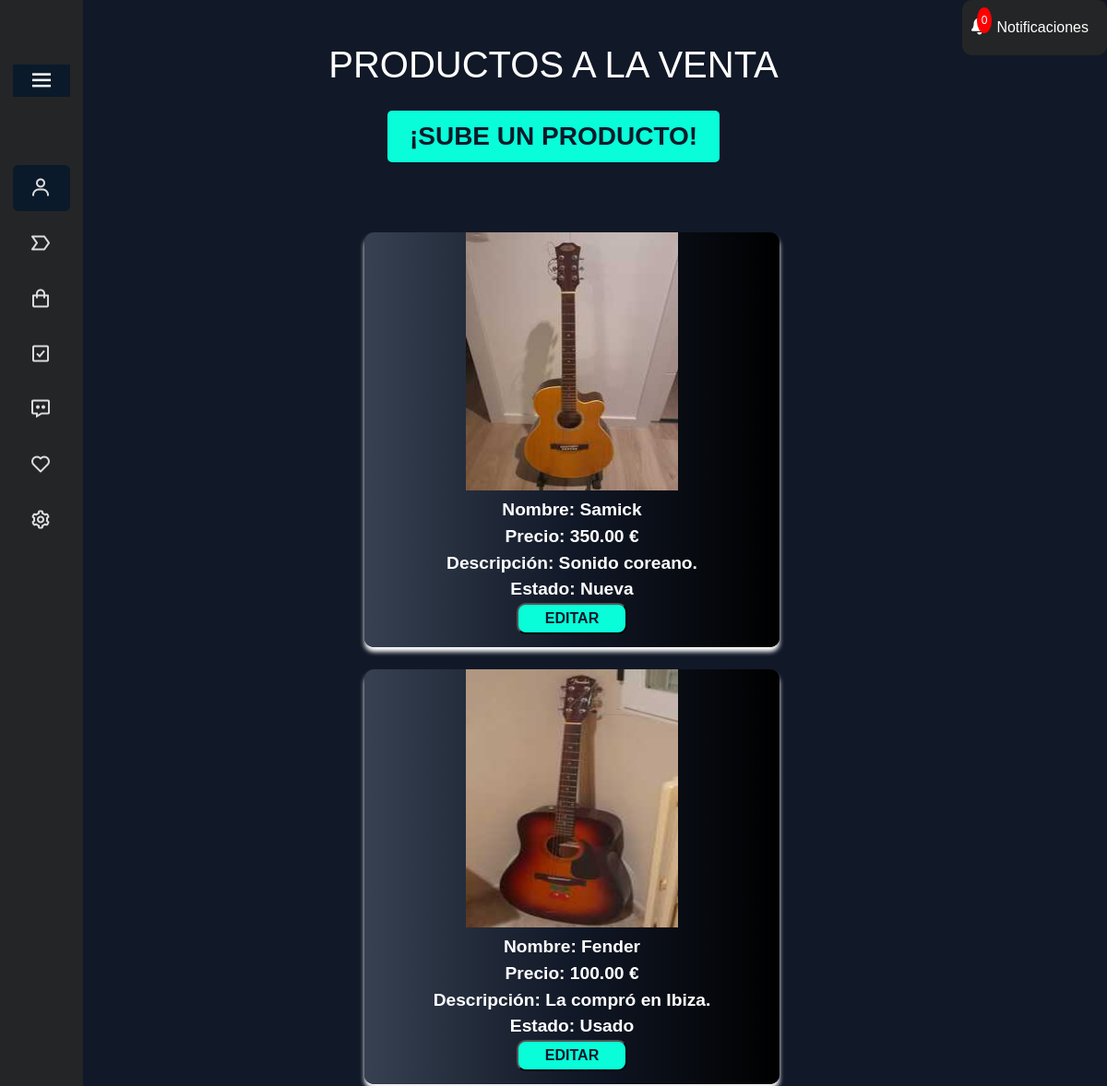
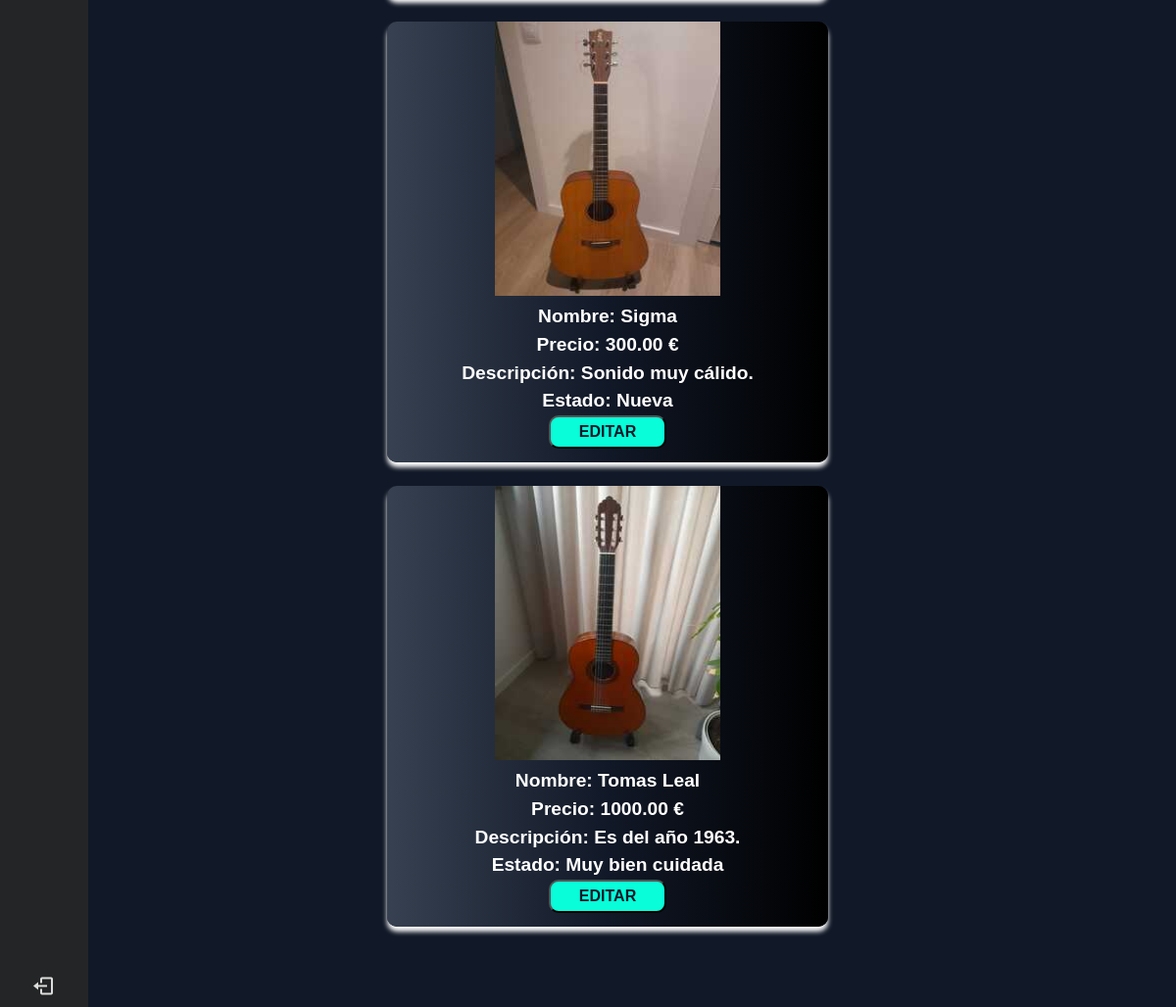
Screenshot of /index.php?controlador=usuarios&action=userEnVenta (signed in) with the database file from the repository (2 pictures, top to bottom).
### tables this page shows
CREATE TABLE `instrumentos` (
  `id_instrumento` int(11) NOT NULL,
  `id_categoria` int(11) NOT NULL,
  `id_usuario` int(11) NOT NULL,
  `nombre_instrumento` varchar(50) NOT NULL,
  `marca_instrumento` varchar(50) DEFAULT NULL,
  `modelo_instrumento` varchar(50) DEFAULT NULL,
  `descripcion_instrumento` varchar(200) DEFAULT NULL,
  `estado_instrumento` varchar(50) DEFAULT NULL,
  `precio_instrumento` decimal(10,2) NOT NULL,
  `imagenes_instrumento` varchar(200) DEFAULT NULL,
  `fecha_publicacion_instrumento` timestamp NOT NULL DEFAULT current_timestamp(),
  `disponible` enum('0','1') NOT NULL DEFAULT '0'
);

### modelo/conectar.php (called while the page is built)
<?php
class Conectar {
    public static function conexion() {
        try {
            $conexion = new mysqli( '127.0.0.1:3307', 'root', '', 'guitarralandia' );
        } catch( Exception $e ) {
            die( 'Error: '.$e -> getMessage() );
        }
        return $conexion;
    }
}
?>

### controlador/menu_controlador.php (called while the page is built, shortened)
<?php
function usuarioNavbar() {
    require_once('modelo/usuarios_modelo.php');
    $datosUsuario = new Usuarios_modelo();
    $int_user = intval($_SESSION['user']);
    return $array_userName = $datosUsuario->obtener_usuario($int_user);
}

### modelo/usuarios_modelo.php (called while the page is built, shortened)
<?php
class Usuarios_modelo {
    private $db;
    public function __construct() {
        require_once( 'conectar.php' );
        $this->db = Conectar::conexion();
    }
    public function obtener_usuario($id) {
        $sql = "SELECT * FROM usuarios WHERE id_usuario = $id";
        $consulta = $this->db->query($sql);
        $datos = array();
        while ($registro = $consulta->fetch_assoc()) {
            $datos[] = $registro;
        }
        return $datos;
    }
}

### modelo/productos_modelo.php (called while the page is built, shortened)
<?php
class Productos_modelo {
    private $db;
    private $datos_userVenta;
    public function __construct() {
        require_once( 'modelo/conectar.php' );
        $this->db = Conectar::conexion();
    }
    public function get_user_enVenta($int_user) {
        $sql = "SELECT * FROM `instrumentos` WHERE id_usuario = $int_user AND disponible = 1 ORDER BY fecha_publicacion_instrumento DESC";
        $consulta = $this->db->query( $sql );
        while ( $registro = $consulta->fetch_assoc() ) {
            $this->datos_userVenta[] = $registro;
        }
        return $this->datos_userVenta;
    }
}
?>

### vista/usuarios_vista.php (the view, shortened to what this page needs)
<?php
if (isset($_SESSION['user'])) {
    include 'menu_vista.php';
?>
    <main>
        <?php
        if (isset($array_productosVenta)) {
            echo '<h1 class="title">PRODUCTOS A LA VENTA</h1>';
            echo '<div class="subir__producto">';
            echo '<button>';
            echo '<a href="index.php?controlador=producto&vista=formulario">¡SUBE UN PRODUCTO!</a>';
            echo '</button>';
            echo '</div>';
            echo '<div class="container__venta">';
            if (empty($array_productosVenta)) {
                echo '<p>No tienes productos a la venta en este momento.</p>';
            } else {
                foreach ($array_productosVenta as $value) {
                    if (is_array($value)) {
                        echo '<div class="card__venta">';
                        $imagenesArray = json_decode($value['imagenes_instrumento']);
                        if (is_array($imagenesArray)) {
                            echo '<img src="img/' . $imagenesArray[0] . '" alt="' . $imagenesArray[0] . '" />';
                        } else {
                            echo '<img src="img/' . $value['imagenes_instrumento'] . '" alt="' . $value['imagenes_instrumento'] . '" />';
                        }
                        echo '<h2>Nombre: ' . $value['nombre_instrumento'] . '</h2>';
                        echo '<h2>Precio: ' . $value['precio_instrumento'] . ' €</h2>';
                        echo '<h3>Descripción: ' . $value['descripcion_instrumento'] . '</h3>';
                        echo '<h3>Estado: ' . $value['estado_instrumento'] . '</h3>';
                        echo '<form id="form_' . $value['id_instrumento'] . '" action="" method="POST">';
                        echo '<a href="#" onclick="editarProducto(' . $value['id_instrumento'] . ');"><button type="button">EDITAR</button></a>';
                        echo '</form>';
                        echo '</div>';
                    }
                }
            }
            echo '</div>';
        }
        ?>
    </main>
    </div>
<?php
}
?>

### index.php (shortened to what this page needs)
<!DOCTYPE html>
<html lang="es">
<head>
    <link rel="stylesheet" type="text/css" href="css/style.css" media="screen" />
    <link href='https://unpkg.com/boxicons@2.1.4/css/boxicons.min.css' rel='stylesheet'>
    <link rel="stylesheet" href="https://cdnjs.cloudflare.com/ajax/libs/font-awesome/5.15.3/css/all.min.css">
</head>
<body>
<?php
require_once("controlador/front_controlador.php");
?>
</body>
</html>

### controlador/front_controlador.php (shortened to what this page needs)
<?php
$controller = DEFAULT_CONTROLLER;
if ( !empty ( $_GET[ 'controlador' ] ) ) $controller = $_GET [ 'controlador' ];
$action = DEFAULT_ACTION;
if ( !empty ( $_GET [ 'action' ] ) ) $action = $_GET [ 'action' ];
$controller = CONTROLLERS_FOLDER . $controller . '_controlador.php';
try
{
    if ( is_file ( $controller ) ) require_once ( $controller );
    else
    throw new Exception ( 'El controlador no existe - 404 not found' );
    if ( is_callable ( $action ) ) $action();
    else
    throw new Exception ( 'La accion no existe - 404 not found' );
}
catch ( Exception $e ) {
}
?>

### controlador/usuarios_controlador.php (shortened to what this page needs)
<?php
require_once('modelo/usuarios_modelo.php');
$controlador = isset($_GET['controlador']) ? $_GET['controlador'] : 'usuarios';
$action = isset($_GET['action']) ? $_GET['action'] : 'userDatos';
isset($_SESSION['user']) ? $int_user = intval($_SESSION['user']): $int_user = null;
switch ($controlador) {
    case 'usuarios':
        switch ($action) {
            case 'userEnVenta':
                require_once('modelo/productos_modelo.php');
                $productosVenta = new Productos_modelo();
                $array_productosVenta = $productosVenta->get_user_enVenta($int_user);
                require_once('vista/usuarios_vista.php');
                break;
        }
        break;
}
require_once('vista/usuarios_vista.php');

### vista/menu_vista.php (shortened to what this page needs)
<?php
require_once('controlador/menu_controlador.php');
if (isset($_SESSION['user'])) {
    $array_username = usuarioNavbar();
    $username = $array_username[0]['nombre'];
    $esAdmin = $array_username[0]['admin'];
    if ($esAdmin == 1) {
?>
        <nav class='sidebar close'>
            <header>
                <div class='text logo'>
                    <a href='index.php'>
                        <span class='name'>Guitarralandia</span>
                    </a>
                    <span class='subname'>Your dream world</span>
                </div>
                <i class='bx bx-menu toggle'></i>
            </header>
            <div class='menu-bar'>
                <div class='menuL'>
                    <li class='search-box' class='nav-link'>
                        <a href='index.php?controlador=usuarios&action=userDatos' id='username-link'>
                            <i class='bx bx-user icon' title="Usuario: <?php echo $username ?>"></i>
                            <span class='text nav-text'><?php echo $username ?></span>
                        </a>
                    </li>
                    <ul class='menu-links'>
                        <li class='nav-link'>
                            <a href='index.php'>
                                <i class='bx bx-home icon' title='Principal🏠'></i>
                                <span class='text nav-text'>Home</span>
                            </a>
                        </li>
                        <ul class='menu-links'>
                            <li class='nav-link'>
                                <a href='index.php?controlador=usuarios&action=userEnVenta'>
                                    <i class='bx bx-label icon' title='Producto en venta🛒' id="enVenta"></i>
                                    <span class='text nav-text'>En venta</span>
                                </a>
                            </li>
                            <li class='nav-link'>
                                <a href='index.php?controlador=usuarios&action=userComprados'>
                                    <i class='bx bx-shopping-bag icon' title="Compras realizadas🛍️"></i>
                                    <span class='text nav-text'>Comprados</span>
                                </a>
                            </li>
                            <li class='nav-link'>
                                <a href='index.php?controlador=usuarios&action=userVendidos'>
                                    <i class='bx bx-check-square icon' title="Productos vendidos🤝"></i>
                                    <span class='text nav-text'>Vendidos</span>
                                </a>
                            </li>
                            <li class='nav-link'>
                                <a href='index.php?controlador=usuarios&action=userChats'>
                                    <i class='bx bx-message-dots icon' title="Chat usuarios📨"></i>
                                    <span class='text nav-text'>Mensajes</span>
                                </a>
                            </li>
                            <li class='nav-link'>
                                <a href='index.php?controlador=usuarios&action=userFavoritos'>
                                    <i class='bx bx-heart icon' title="Productos favoritos💓"></i>
                                    <span class='text nav-text'>Favoritos</span>
                                </a>
                            </li>
                            <li class='nav-link'>
                                <a href='index.php?controlador=usuarios&action=userAjustes'>
                                    <i class='bx bx-cog icon' title="Ajustes⚙️"></i>
                                    <span class='text nav-text'>Ajustes</span>
                                </a>
                            </li>
                        </ul>
                </div>
                <div class='bottom-content'>
                    <li class=''>
                        <a href='index.php?controlador=principal&action=desconectar'>
                            <i class='bx bx-log-out icon' title="Desconectar📴"></i>
                            <span class='text nav-text'>Salir</span>
                        </a>
                    </li>
                </div>
            </div>
        </nav>
        <div class='nav-dch'>
            <a href='index.php?controlador=admin'>ADMINISTRAR</a>
            <div class='notification-icon'>
                <span class='badge'>
                    <?php
                    echo is_array($notificaciones) || $notificaciones instanceof Countable ? count($notificaciones) : 0;
                    ?></span>
                <i class='fa fa-bell'></i>
            </div>
            <a href='#'>Notificaciones</a>
        </div>
    <?php
    } else {
    ?>
        <nav class='sidebar close'>
            <header>
                <i class='bx bx-menu toggle'></i>
            </header>
            <div class='menu-bar'>
                <div class='menuL'>
                    <li class='search-box' class='nav-link'>
                        <a href='index.php?controlador=usuarios&action=userDatos' id='username-link'>
                            <i class='bx bx-user icon' title="Usuario🧑‍💻"></i>
                        </a>
                    </li>
                    <ul class='menu-links'>
                        <li class='nav-link'>
                            <a href='index.php?controlador=usuarios&action=userEnVenta'>
                                <i class='bx bx-label icon' id="enVenta"></i>
                            </a>
                        </li>
                        <li class='nav-link'>
                            <a href='index.php?controlador=usuarios&action=userComprados'>
                                <i class='bx bx-shopping-bag icon' title="Compras realizadas🛍️"></i>
                            </a>
                        </li>
                        <li class='nav-link'>
                            <a href='index.php?controlador=usuarios&action=userVendidos'>
                                <i class='bx bx-check-square icon' title="Productos vendidos🤝"></i>
                            </a>
                        </li>
                        <li class='nav-link'>
                            <a href='index.php?controlador=usuarios&action=userChats'>
                                <i class='bx bx-message-dots icon' title="Chat usuarios📨"></i>
                            </a>
                        </li>
                        <li class='nav-link'>
                            <a href='index.php?controlador=usuarios&action=userFavoritos'>
                                <i class='bx bx-heart icon' title="Productos favoritos💓"></i>
                            </a>
                        </li>
                        <li class='nav-link'>
                            <a href='index.php?controlador=usuarios&action=userAjustes'>
                                <i class='bx bx-cog icon' title="Ajustes⚙️"></i>
                            </a>
                        </li>
                    </ul>
                </div>
                <div class='bottom-content'>
                    <li class=''>
                        <a href='index.php?controlador=principal&action=desconectar'>
                            <i class='bx bx-log-out icon' title="Desconectar📴"></i>
                        </a>
                    </li>
                </div>
            </div>
        </nav>
        <div class='nav-dch'>
            <div class='notification-icon'>
                <?php
                $num_notificaciones = isset($notificaciones) ? count($notificaciones) : 0;
                ?>
                <span class='badge'><?php echo $num_notificaciones ?></span>
            </div>
            <a href='#'>Notificaciones</a>
        </div>
    <?php
    }
    ?>
    <div class='contenedor-productos'>
        <?php
    }
        ?>

### rows the page displays
instrumentos: imagenes_instrumento (picture), nombre_instrumento "Samick", precio_instrumento "350.00", descripcion_instrumento "Sonido coreano.", estado_instrumento "Nueva"
instrumentos: imagenes_instrumento (picture), nombre_instrumento "Fender", precio_instrumento "100.00", descripcion_instrumento "La compró en Ibiza.", estado_instrumento "Usado"
instrumentos: imagenes_instrumento (picture), nombre_instrumento "Sigma", precio_instrumento "300.00", descripcion_instrumento "Sonido muy cálido.", estado_instrumento "Nueva"
instrumentos: imagenes_instrumento (picture), nombre_instrumento "Tomas Leal", precio_instrumento "1000.00", descripcion_instrumento "Es del año 1963.", estado_instrumento "Muy bien cuidada"

### other values shown
$num_notificaciones "0"
